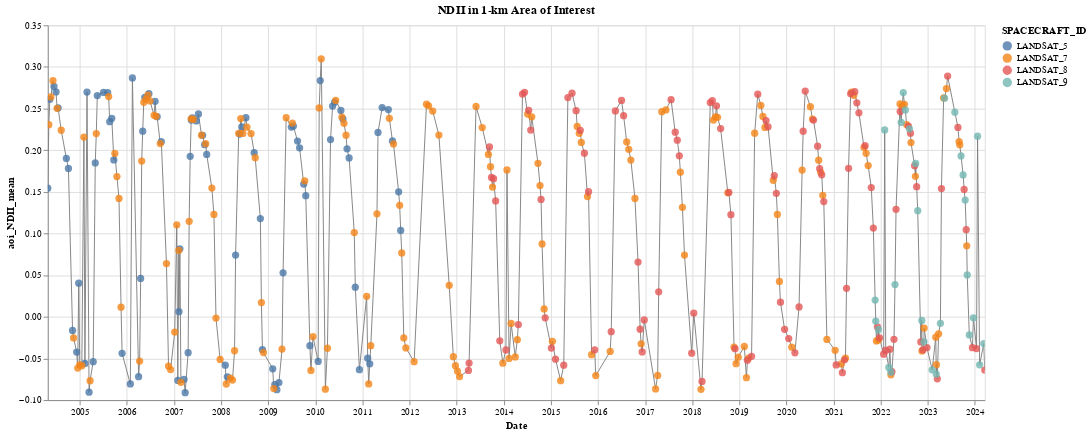

Notebook source saved alongside this figure:
### Code cell
#@title Plot NDII time series
points = alt.Chart(
    infoDF,
    height=400,
    width=1000,
    title='NDII in 1-km Area of Interest'
    ).mark_circle(
        size=60,
        opacity=0.8
        ).encode(
            x='Date',
            y='aoi_NDII_mean',
            color='SPACECRAFT_ID',
            tooltip=['Date','SPACECRAFT_ID','aoi_pixel_count','aoi_NDII_mean']
            ).interactive()

lines = alt.Chart(infoDF).mark_line(color='gray',strokeWidth=1).encode(
  x='Date',
  y='aoi_NDII_mean'
)

lines + points

### Figure 1 — Vega-Lite specification as saved in the notebook (floating-point values rounded to 4 significant figures; data arrays with more than 128 entries replaced by an {"elided": "..."} marker saying what was removed)
{"config": {"view": {"continuousWidth": 400, "continuousHeight": 300}}, "layer": [{"mark": {"type": "line", "color": "gray", "strokeWidth": 1}, "encoding": {"x": {"field": "Date", "type": "temporal"}, "y": {"field": "aoi_NDII_mean", "type": "quantitative"}}}, {"mark": {"type": "circle", "opacity": 0.8, "size": 60}, "encoding": {"color": {"field": "SPACECRAFT_ID", "type": "nominal"}, "tooltip": [{"field": "Date", "type": "temporal"}, {"field": "SPACECRAFT_ID", "type": "nominal"}, {"field": "aoi_pixel_count", "type": "quantitative"}, {"field": "aoi_NDII_mean", "type": "quantitative"}], "x": {"field": "Date", "type": "temporal"}, "y": {"field": "aoi_NDII_mean", "type": "quantitative"}}, "height": 400, "selection": {"selector004": {"type": "interval", "bind": "scales", "encodings": ["x", "y"]}}, "title": "NDII in 1-km Area of Interest", "width": 1000}], "data": {"name": "data-88c6f38406ca938ff08cc81b3aab0479"}, "$schema": "https://vega.github.io/schema/vega-lite/v4.17.0.json", "datasets": {"data-88c6f38406ca938ff08cc81b3aab0479": {"elided": "400 records"}}}
